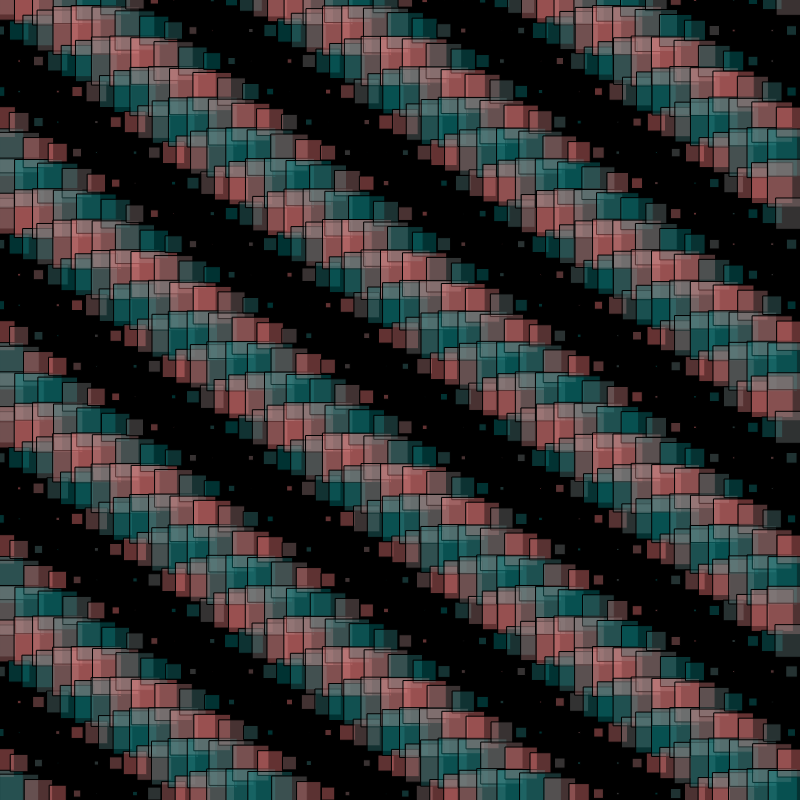
Frame 1 (no input)
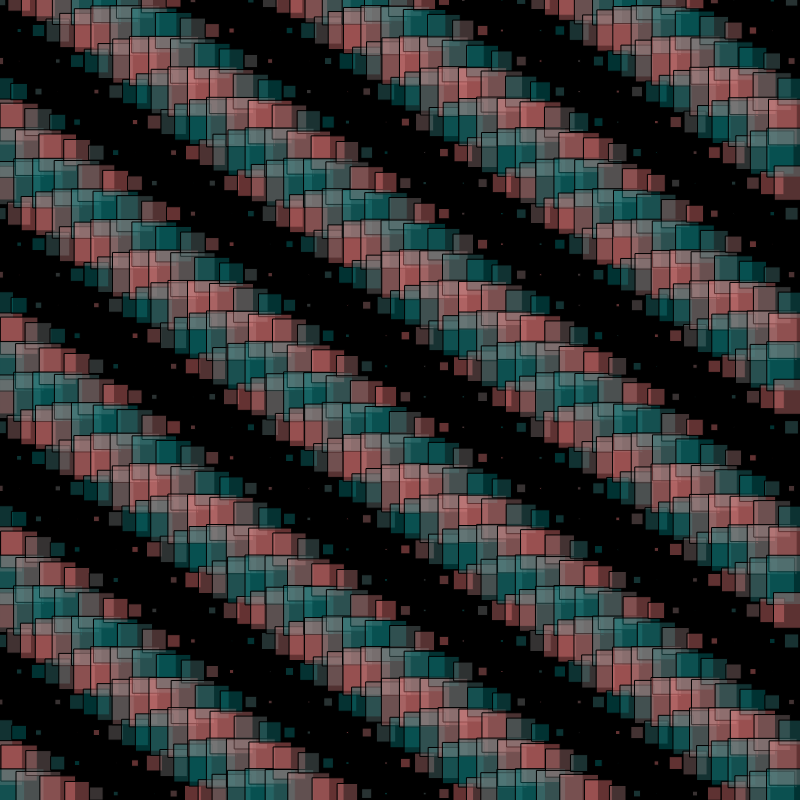
Frame 60 (no input)
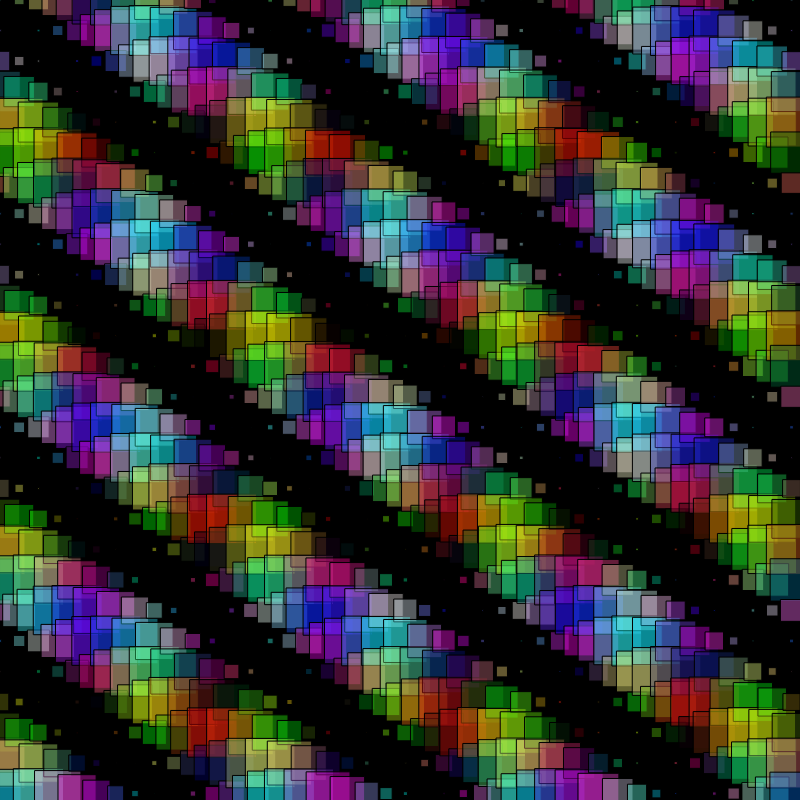
Frame 120 (the mouse pressed at the canvas centre since frame 60)

The p5.js sketch that drew these frames (run headless with seeded random() and noise() and a simulated clock; from frame 60 on, the mouse is pressed at the canvas centre):

// p5.js sketch
// ── sketch.js
var num_x;
var num_y;
var size;

function setup() {
  createCanvas(800, 800);
  rectMode(CENTER);
  textSize(20);
  
  // create and call our own function
  setVariables();
}

function setVariables() {
  num_x = random(20, 50);
  num_y = random(20, 50);
}

function draw() {
  background(0);

  // "outer loop" is i
  // "inner loop" is j
  // i=0, j=0
  // i=0, j=1
  // i=0, j=2
  // i=0, j=3
  // ....
  // i=0, j=num_y-1
  // i=1, j=0
  // i=1, j=1
  // i=1, j=2
  // i=1, j=3
  // ...
  // i=1, j=num_y-1
  // i=2, j=0
  // i=2, j=1
  // i=2, j=2
  // ...
  // ...
  // i=num_x-1, j=num_y-1
  // -> loop terminates

  var zoomx = map(mouseX, 0, width, 0, 2);
  var zoomy = map(mouseY, 0, height, 0, 2);

  for (var i=0; i<num_x; i++) {
    for (var j=0; j<num_y; j++) {
      
      var x = map(i, 0, num_x, 0, width);
      var y = map(j, 0, num_y, 0, height);

      var r = map(sin(frameCount*0.1+2*x-4*y), -1, 1, 0, 255);
      var g = map(sin(zoomx*i), -1, 1, 0, 255);
      var b = map(sin(zoomy*j), -1, 1, 0, 255);
      fill(r, g, b, 100);
      
      size = map(sin(frameCount*0.2+x+y), -1, 1, 0, 50);
      rect(x, y, size, size);
      
    }
  }  
}

function keyPressed() {
  if (key==' ') {
    setVariables();
  }
}
